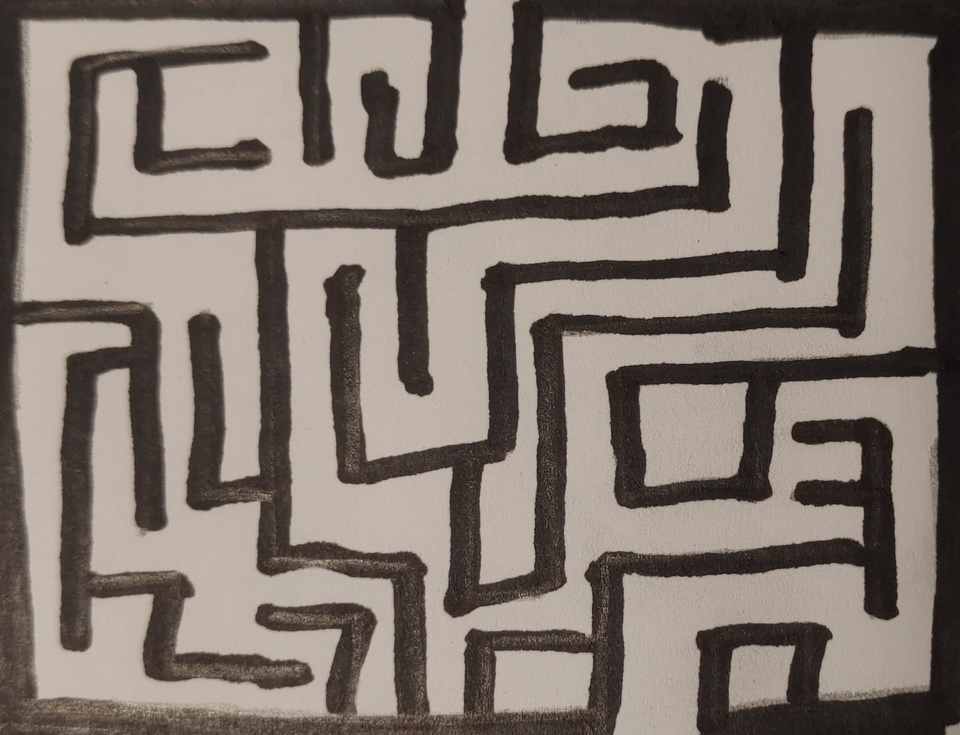
#> input picture Test images/Hand-Drawn Maze.jpg, 960 x 735 px, shrunk from 1863 x 1425 before the run, found by its file name
$ jupyter execute 'Maze Code Dec 2022 V0.2.ipynb'
#> lines starting #> are read from the running program, lines starting #| are printed output that depends on the picture; after the words box and inside, x2 and y2 are one past the last pixel; in counts of white or black regions, pixels touching at a corner belong together
[cell 1]
import numpy as np
import matplotlib.image as mpimg
import matplotlib.pyplot as plt
import scipy.ndimage as ndimage
import random

# === RULES FOR MAZE IMAGE: ===
# Outer border of image must be the walls, and it must be a dark colour
# The start of the maze must be in the top row, and the end in the bottom.
# The start and end of the maze must be empty spaces in the top and bottom rows.


# ==== Defining functions: =====

def load_in_image(filename, pixel_params):
    '''Takes a raw image file of a maze, and returns a cleaned-up version.'''
    # Load in image:
    maze_colour = mpimg.imread(filename)
#> maze_colour is the input picture: shape (735, 960, 3); mean R, G, B 129.3, 118.7, 111.1
    # Show the inputted image, to make sure it's what you want:
    print("Inputted image:")
    maze_colour_plot = plt.imshow(maze_colour)
    plt.show()

    pixel_threshold, empty_space_val, wall_val, image_is_hand_drawn = pixel_params

    # Gaussian smoothing:
    if image_is_hand_drawn:
        maze_colour = ndimage.gaussian_filter(maze_colour, sigma=(5, 5, 0), order=0)

    # Notes about working with a maze image in a .jpg format:
    # In color, [0, 0, 0] is black, [255, 255, 255] is white.
    # Due to resolution I assume, there is some blurring around the lines of the maze (e.g. [35, 35, 35])
    # Will convert images to grayscale by taking the "grayscale pixel value" to be the average of the R, G,
    # and B pixel values in the original image. For a black and white image, this shouldn't be too different
    # from just using the first index, but may as well try to future proof for colour images.
    maze_gray = np.zeros([maze_colour.shape[0], maze_colour.shape[1]])
    for i in range(0, maze_gray.shape[0]):
        for j in range(0, maze_gray.shape[1]):
            maze_gray[i,j] = (int(maze_colour[i,j,0]) + int(maze_colour[i,j,1]) + int(maze_colour[i,j,2])) // 3

    # Create a clean version of the maze with only black and white:
    maze_clean = np.zeros(maze_gray.shape)
    for i in range(0, maze_clean.shape[0]):
        for j in range(0, maze_clean.shape[1]):
            if maze_gray[i,j] > pixel_threshold:
                maze_clean[i,j] = empty_space_val # this is empty space
            else:
                maze_clean[i,j] = wall_val # this is a wall
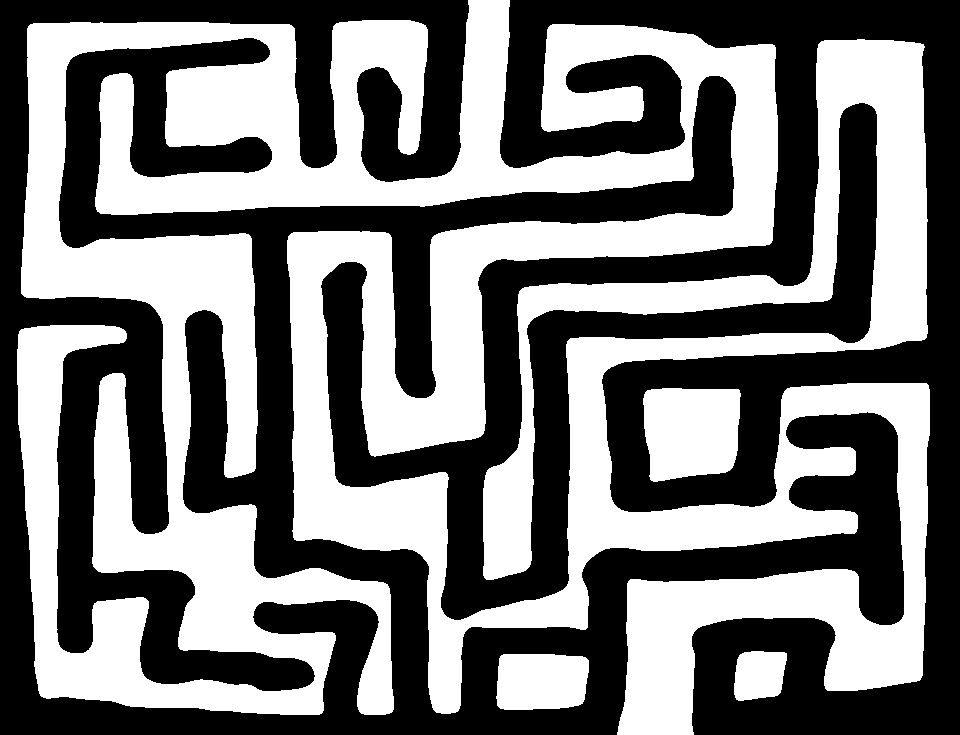
#> maze_clean: shape (735, 960) float64; 47.7% white; 4 white regions, box (x1, y1, x2, y2) and area: (17, 0, 930, 735) 321774, (643, 388, 741, 482) 8022, (496, 654, 589, 710) 4795, (734, 651, 787, 701) 2236
    mpimg.imsave("AfterGaussianSmoothButBeforeRemovingSpikes.bmp", maze_clean)
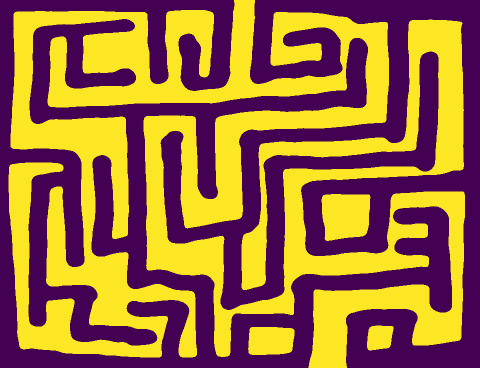
#> saved as AfterGaussianSmoothButBeforeRemovingSpikes.bmp: shape (735, 960, 3) (shown at 1/2 size); mean R, G, B 156.3, 110.8, 61.1

    # A little more pre-processing: turn any pixels that are surrounded on three sides by walls into walls too.
    for i in range(1, maze_clean.shape[0] - 1):
        for j in range(1, maze_clean.shape[1] - 1):
            if maze_clean[i,j] == empty_space_val:
                if int(maze_clean[i,j-1] == wall_val) + int(maze_clean[i,j+1] == wall_val) + int(maze_clean[i-1,j] == wall_val) + int(maze_clean[i+1,j] == wall_val) >= 3:
                    maze_clean[i,j] = wall_val
    return maze_clean


def cut_out_central_pixels(clean_maze, empty_pix_val, extra_empty_pix_val):
    ''' Takes as input a clean maze (i.e. all pixels are definitely either wall or empty).
    Returns a maze where all pixels that do not border a wall have been coloured, leaving only
    pixels bordering walls.'''
    esv = empty_pix_val
    pixel_flip_tracker = np.zeros(np.shape(clean_maze))

    for i in range(2, clean_maze.shape[0] - 2):
        for j in range(1, clean_maze.shape[1] - 2):
            if clean_maze[i,j] == esv: # check if current pixel is empty
                if (clean_maze[i-1,j] == esv) and (clean_maze[i+1,j] == esv): #check if bordering empty above and below
                    if (clean_maze[i,j-1] == esv) and (clean_maze[i,j+1] == esv): # check if bordering empty left and right
                        # Check diagonals too:
                        if (clean_maze[i-1,j-1] == esv) and (clean_maze[i-1,j+1] == esv) and (clean_maze[i+1,j-1] == esv) and (clean_maze[i+1,j+1] == esv):
                        # if entirely surrounded by empty spaces to two pixels, we can cut it out.
                            pixel_flip_tracker[i,j] = 1

    # Colour in any unnecessary pixels
    simple_maze = clean_maze

    for i in range(0, clean_maze.shape[0]):
        for j in range(0, clean_maze.shape[1]):
            if pixel_flip_tracker[i,j]:
                simple_maze[i,j] = extra_empty_pix_val
    return simple_maze

def find_start_point(simplified_maze, empty_space_val, wall_to_hug='R'):
    if wall_to_hug == 'R':
        for i in range(0, np.shape(simplified_maze)[1]):
            if simplified_maze[0, i] == empty_space_val:
                pixel_to_start_on = i
                break
    else:
        for i in range(np.shape(simplified_maze)[1] - 1, 0, -1):
            if simplified_maze[0, i] == empty_space_val:
                pixel_to_start_on = i
                break
    return pixel_to_start_on

def get_steps_from_dir(direc):
    if direc == 'D':
        try_row_step = 1
        try_col_step = 0
    elif direc == 'R':
        try_row_step = 0
        try_col_step = 1
    elif direc == 'L':
        try_row_step = 0
        try_col_step = -1
    elif direc == 'U':
        try_row_step = -1
        try_col_step = 0
    else:
        return None
    return (try_row_step, try_col_step)

def find_next_step(working_maze, current_row, current_col, order_of_dirs, prev_direction, empty_space_val):

    current_dir_index = order_of_dirs.index(prev_direction)

    while True: # keep trying until you have a direction that gets you where you need to be
        if random.randint(0, 100) == 10:
            mpimg.imsave("WorkingMaze.bmp", working_maze)
        try_row_step, try_col_step = get_steps_from_dir(order_of_dirs[current_dir_index])
        if working_maze[current_row + try_row_step, current_col + try_col_step] == empty_space_val:
            next_row = current_row + try_row_step
            next_col = current_col + try_col_step
            return (next_row, next_col)
        elif working_maze[current_row + try_row_step, current_col + try_col_step] != empty_space_val:
            current_dir_index = (current_dir_index + 1) % 4


# ==== Defining constants/parameters/filenames: ====

# Directory and filename for maze:
filename_base = r'C:\Users\nickg\Desktop\Side Projects\Test images\\' # Need a double backslash here to work properly with the apostrophe
maze_filename = 'Hand-Drawn Maze.jpg'
image_is_hand_drawn = True # Hand-drawn or digital?
# maze_filename = 'Hand-Drawn Maze.jpg'

# Defining where maze starts/ends:
start_side = 'top' # options are 'top', 'bottom', 'right', 'left'
end_side = 'bottom' # options are 'top', 'bottom', 'right', 'left'

# Defining strategy:
wall_to_hug = 'L' # options are 'R', 'L'. Default to R
if wall_to_hug == 'R':
    order_of_dirs = ['R', 'U', 'L', 'D']
elif wall_to_hug == 'L':
    order_of_dirs = ['R', 'D', 'L', 'U']

# For preparing a "clean" maze:
pixel_threshold = 140 # any pixel in the raw grayscale maze with a value below this is a wall, and above this is a space
empty_space_val = 255 # in the sanitized maze, set any "empty" pixel to this
wall_val = 0 # in the sanitized maze, set any wall pixel to this
extra_empty_pix_val = 60 # the value to which all of the "extra" empty pixels (that do not hug walls) will be set
path_pix_value = 200 # the value to which pixels in the path will be set
pixel_params = [pixel_threshold, empty_space_val, wall_val, image_is_hand_drawn] # prepare a list of parameters to pass to the function


# ===== Main Program: ======
if __name__ == "__main__":
    # Load in the image, and generate a clean version of the maze from it.
    clean_maze = load_in_image(filename_base + maze_filename, pixel_params)
    mpimg.imsave('CleanMaze.bmp', clean_maze)

    num_rows = np.shape(clean_maze)[0]
    num_cols = np.shape(clean_maze)[1]

    # Colour in any empty pixels that ONLY border other empty pixels
    simplified_maze = cut_out_central_pixels(clean_maze, empty_space_val, extra_empty_pix_val)
#> after the loop in cut_out_central_pixels, `for i in range(0, clean_maze.shape[0]):`:
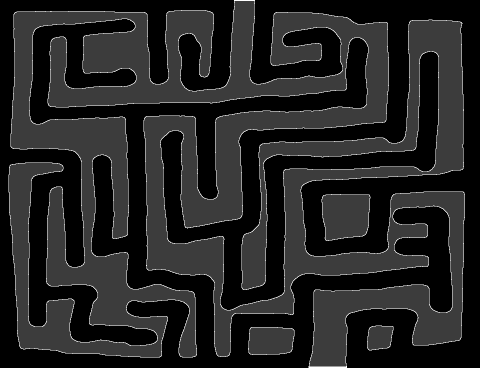
#> simple_maze: shape (735, 960) float64 (shown at 1/2 size); min 0, max 255, mean 34.4
    mpimg.imsave("SimpleMaze.bmp", simplified_maze)

    working_maze = simplified_maze

    # Find starting pixel:
    if start_side == 'top':
        start_pix_col = find_start_point(simplified_maze, empty_space_val, wall_to_hug)
        working_maze[0, start_pix_col] = path_pix_value
#         mpimg.imsave("WorkingMaze.bmp", working_maze)

        # Calculate where we should end up:
        end_row = np.shape(working_maze)

        # Keeping track of what row and column we are currently in.
        current_row = 0
        current_col = start_pix_col
        prev_direction = 'D'

        while current_row < num_rows - 1:
            # Find next pixel in path:
            try:
                next_row, next_col = find_next_step(working_maze, current_row, current_col, order_of_dirs, prev_direction, empty_space_val)
            except TypeError:
                break
            # Prepare for next iteration:
            working_maze[next_row, next_col] = path_pix_value # add to path
            current_row, current_col = next_row, next_col

        print('Solved Maze!')
        solved_maze = working_maze
        mpimg.imsave("SolvedMaze.bmp", solved_maze)
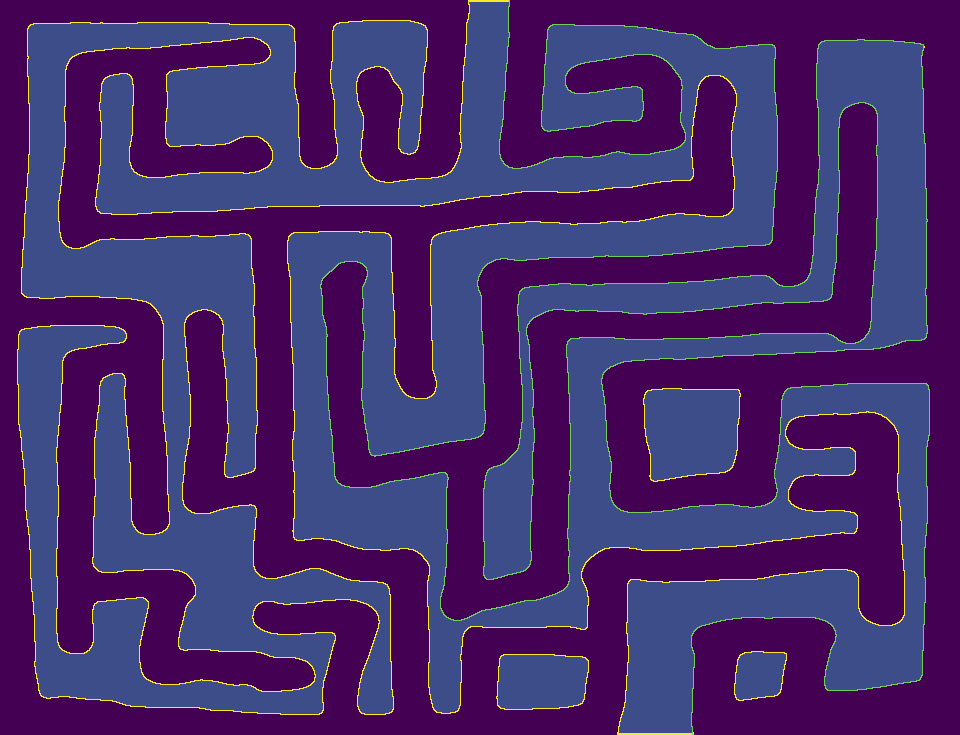
#> saved as SolvedMaze.bmp: shape (735, 960, 3); mean R, G, B 68.3, 41.6, 107.3
        solved_maze_plot = plt.imshow(solved_maze)
        plt.show()

[cell 2]
import numpy as np
import matplotlib.image as mpimg
import matplotlib.pyplot as plt
import scipy.ndimage as ndimage
import random

# === RULES FOR MAZE IMAGE: ===
# Outer border of image must be the walls, and it must be a dark colour
# The start of the maze must be in the top row, and the end in the bottom.
# The start and end of the maze must be empty spaces in the top and bottom rows.


# ==== Defining functions: =====

def load_in_image(filename, pixel_params):
    '''Takes a raw image file of a maze, and returns a cleaned-up version.'''
    # Load in image:
    maze_colour = mpimg.imread(filename)
    # Show the inputted image, to make sure it's what you want:
    print("Inputted image:")
    maze_colour_plot = plt.imshow(maze_colour)
    plt.show()

    pixel_threshold, empty_space_val, wall_val, image_is_hand_drawn = pixel_params

    # Gaussian smoothing:
    if image_is_hand_drawn:
        maze_colour = ndimage.gaussian_filter(maze_colour, sigma=(5, 5, 0), order=0)

    # Notes about working with a maze image in a .jpg format:
    # In color, [0, 0, 0] is black, [255, 255, 255] is white.
    # Due to resolution I assume, there is some blurring around the lines of the maze (e.g. [35, 35, 35])
    # Will convert images to grayscale by taking the "grayscale pixel value" to be the average of the R, G,
    # and B pixel values in the original image. For a black and white image, this shouldn't be too different
    # from just using the first index, but may as well try to future proof for colour images.
    maze_gray = np.zeros([maze_colour.shape[0], maze_colour.shape[1]])
    for i in range(0, maze_gray.shape[0]):
        for j in range(0, maze_gray.shape[1]):
            maze_gray[i,j] = (int(maze_colour[i,j,0]) + int(maze_colour[i,j,1]) + int(maze_colour[i,j,2])) // 3

    # Create a clean version of the maze with only black and white:
    maze_clean = np.zeros(maze_gray.shape)
    for i in range(0, maze_clean.shape[0]):
        for j in range(0, maze_clean.shape[1]):
            if maze_gray[i,j] > pixel_threshold:
                maze_clean[i,j] = empty_space_val # this is empty space
            else:
                maze_clean[i,j] = wall_val # this is a wall
    mpimg.imsave("AfterGaussianSmoothButBeforeRemovingSpikes.bmp", maze_clean)

    # A little more pre-processing: turn any pixels that are surrounded on three sides by walls into walls too.
    for i in range(1, maze_clean.shape[0] - 1):
        for j in range(1, maze_clean.shape[1] - 1):
            if maze_clean[i,j] == empty_space_val:
                if int(maze_clean[i,j-1] == wall_val) + int(maze_clean[i,j+1] == wall_val) + int(maze_clean[i-1,j] == wall_val) + int(maze_clean[i+1,j] == wall_val) >= 3:
                    maze_clean[i,j] = wall_val
    return maze_clean


def cut_out_central_pixels(clean_maze, empty_pix_val, extra_empty_pix_val):
    ''' Takes as input a clean maze (i.e. all pixels are definitely either wall or empty).
    Returns a maze where all pixels that do not border a wall have been coloured, leaving only
    pixels bordering walls.'''
    esv = empty_pix_val
    pixel_flip_tracker = np.zeros(np.shape(clean_maze))

    for i in range(2, clean_maze.shape[0] - 2):
        for j in range(1, clean_maze.shape[1] - 2):
            if clean_maze[i,j] == esv: # check if current pixel is empty
                if (clean_maze[i-1,j] == esv) and (clean_maze[i+1,j] == esv): #check if bordering empty above and below
                    if (clean_maze[i,j-1] == esv) and (clean_maze[i,j+1] == esv): # check if bordering empty left and right
                        # Check diagonals too:
                        if (clean_maze[i-1,j-1] == esv) and (clean_maze[i-1,j+1] == esv) and (clean_maze[i+1,j-1] == esv) and (clean_maze[i+1,j+1] == esv):
                        # if entirely surrounded by empty spaces to two pixels, we can cut it out.
                            pixel_flip_tracker[i,j] = 1

    # Colour in any unnecessary pixels
    simple_maze = clean_maze

    for i in range(0, clean_maze.shape[0]):
        for j in range(0, clean_maze.shape[1]):
            if pixel_flip_tracker[i,j]:
                simple_maze[i,j] = extra_empty_pix_val
    return simple_maze

def find_start_point(simplified_maze, empty_space_val, wall_to_hug='R'):
    if wall_to_hug == 'R':
        for i in range(0, np.shape(simplified_maze)[1]):
            if simplified_maze[0, i] == empty_space_val:
                pixel_to_start_on = i
                break
    else:
        for i in range(np.shape(simplified_maze)[1] - 1, 0, -1):
            if simplified_maze[0, i] == empty_space_val:
                pixel_to_start_on = i
                break
    return pixel_to_start_on

def get_steps_from_dir(direc):
    if direc == 'D':
        try_row_step = 1
        try_col_step = 0
    elif direc == 'R':
        try_row_step = 0
        try_col_step = 1
    elif direc == 'L':
        try_row_step = 0
        try_col_step = -1
    elif direc == 'U':
        try_row_step = -1
        try_col_step = 0
    else:
        return None
    return (try_row_step, try_col_step)

def find_next_step(working_maze, current_row, current_col, order_of_dirs, prev_direction, empty_space_val):

    current_dir_index = order_of_dirs.index(prev_direction)

    while True: # keep trying until you have a direction that gets you where you need to be
#         if random.randint(0, 100) == 10:
#             mpimg.imsave("WorkingMaze.bmp", working_maze)
        try_row_step, try_col_step = get_steps_from_dir(order_of_dirs[current_dir_index])
        if working_maze[current_row + try_row_step, current_col + try_col_step] == empty_space_val:
            next_row = current_row + try_row_step
            next_col = current_col + try_col_step
            return (next_row, next_col)
        elif working_maze[current_row + try_row_step, current_col + try_col_step] != empty_space_val:
            current_dir_index = (current_dir_index + 1) % 4


# ==== Defining constants/parameters/filenames: ====

# Directory and filename for maze:
filename_base = r'C:\Users\nickg\Desktop\Side Projects\Test images\\' # Need a double backslash here to work properly with the apostrophe
maze_filename = 'Hand-Drawn Maze.jpg'
image_is_hand_drawn = True # Hand-drawn or digital?
# maze_filename = 'Hand-Drawn Maze.jpg'

# Defining where maze starts/ends:
start_side = 'top' # options are 'top', 'bottom', 'right', 'left'
end_side = 'bottom' # options are 'top', 'bottom', 'right', 'left'

# Defining strategy:
wall_to_hug = 'L' # options are 'R', 'L'. Default to R
if wall_to_hug == 'R':
    order_of_dirs = ['R', 'U', 'L', 'D']
elif wall_to_hug == 'L':
    order_of_dirs = ['R', 'D', 'L', 'U']

# For preparing a "clean" maze:
pixel_threshold = 140 # any pixel in the raw grayscale maze with a value below this is a wall, and above this is a space
empty_space_val = 255 # in the sanitized maze, set any "empty" pixel to this
wall_val = 0 # in the sanitized maze, set any wall pixel to this
extra_empty_pix_val = 60 # the value to which all of the "extra" empty pixels (that do not hug walls) will be set
path_pix_value = 200 # the value to which pixels in the path will be set
pixel_params = [pixel_threshold, empty_space_val, wall_val, image_is_hand_drawn] # prepare a list of parameters to pass to the function


# ===== Main Program: ======
if __name__ == "__main__":
    # Load in the image, and generate a clean version of the maze from it.
    clean_maze = load_in_image(filename_base + maze_filename, pixel_params)
    mpimg.imsave('CleanMaze.bmp', clean_maze)

    num_rows = np.shape(clean_maze)[0]
    num_cols = np.shape(clean_maze)[1]

    # Colour in any empty pixels that ONLY border other empty pixels
    simplified_maze = cut_out_central_pixels(clean_maze, empty_space_val, extra_empty_pix_val)
    mpimg.imsave("SimpleMaze.bmp", simplified_maze)

    working_maze = simplified_maze # the maze that will be modified as the path is calculated

    # Find starting pixel:
    if (start_side == 'top') and (end_side == 'bottom'):
        start_pix_col = find_start_point(simplified_maze, empty_space_val, wall_to_hug)
        working_maze[0, start_pix_col] = path_pix_value
#         mpimg.imsave("WorkingMaze.bmp", working_maze)

        # Calculate where we should end up:
        end_row = np.shape(working_maze)

        # Keeping track of what row and column we are currently in.
        current_row = 0
        current_col = start_pix_col
        prev_direction = 'D'

        while current_row < num_rows - 1:
            # Find next pixel in path:
            try:
                next_row, next_col = find_next_step(working_maze, current_row, current_col, order_of_dirs, prev_direction, empty_space_val)
            except TypeError:
                break
            # Prepare for next iteration:
            working_maze[next_row, next_col] = path_pix_value # add to path
            current_row, current_col = next_row, next_col

    print('Solved Maze!')
    solved_maze = working_maze
    mpimg.imsave("SolvedMaze.bmp", solved_maze)
    solved_maze_plot = plt.imshow(solved_maze)
    plt.show()
